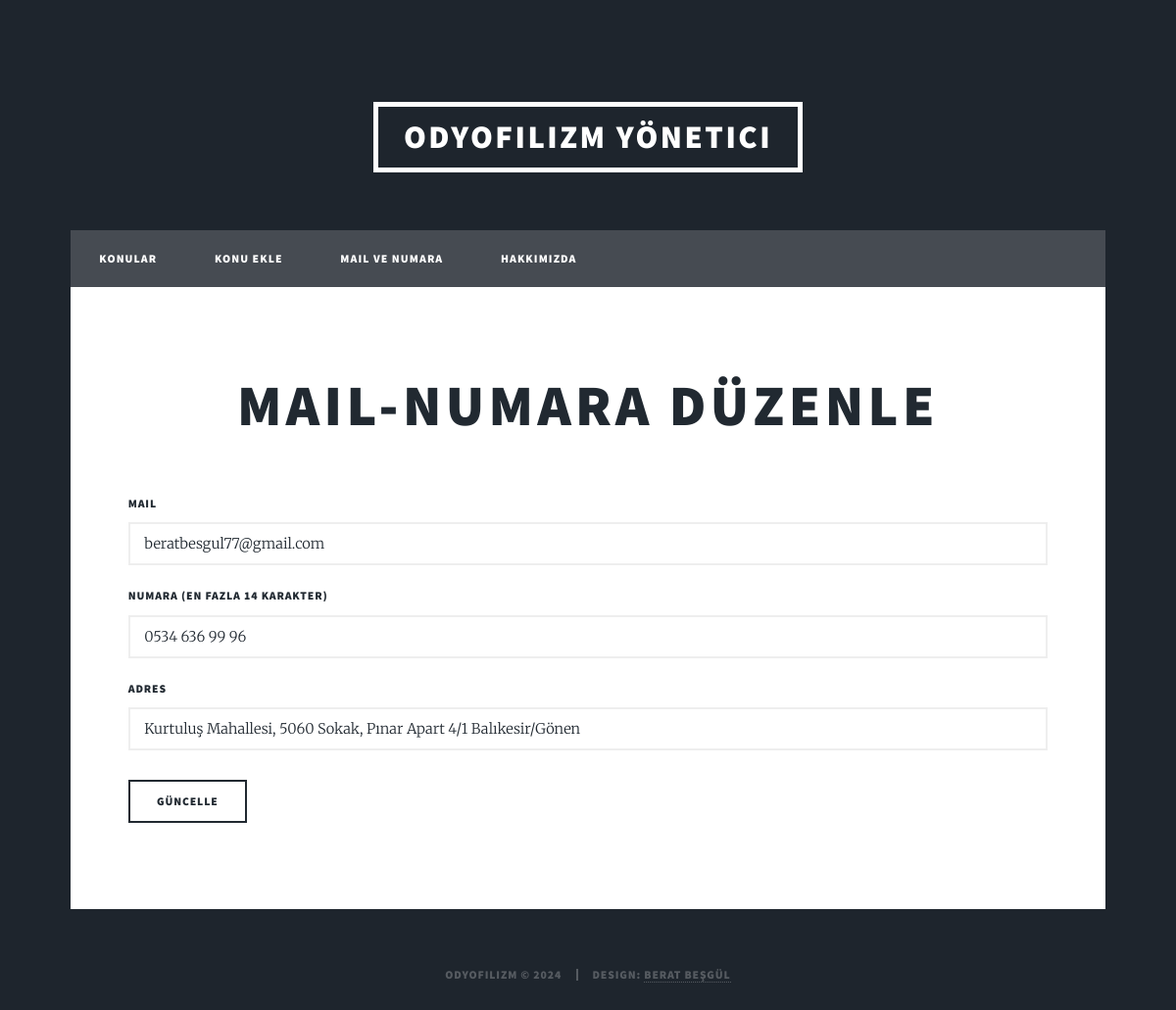
/admin/düzenle2.php?id=1, run on the app's committed database.
### tables this page shows
CREATE TABLE IF NOT EXISTS `kisisel2` (
  `id` int NOT NULL,
  `mail` varchar(120) NOT NULL,
  `numara` varchar(14) NOT NULL,
  `adres` tinytext NOT NULL,
  PRIMARY KEY (`id`)
);

### admin/düzenle2.php (the view, shortened to what this page needs)
<?php
require "../sql.php";
if (isset($_POST['guncelle'])) {
    $duzen_id = $_POST['id'];
    $mail = $_POST['mail'];
    $numara = $_POST['numara'];
    $adres = $_POST['adres'];
    $guncelleme = "UPDATE kisisel2 SET `mail`='$mail', `numara`='$numara', `adres`='$adres' WHERE id=$duzen_id;";
    $sonuc = $baglan->query($guncelleme);
    if (!$sonuc) {
        echo $baglan->error;
    } else {
        echo "Güncellendi";
        header("Location: mail-num.php");
        exit();
    }
} else {
    $id = $_GET['id'];
}
$sql = "SELECT * FROM kisisel2 WHERE `id`=$id;";
$sonuc = $baglan->query($sql);
if (!$sonuc) {
    exit($baglan->error);
} else {
    $guncelle = $sonuc->fetch_assoc();
}
?>
<!DOCTYPE HTML>
<html xmlns="http://www.w3.org/1999/html">
<head>
    <link rel="stylesheet" href="assets/css/main.css" />
</head>
<body class="is-preload">
<div id="wrapper">
    <header id="header">
        <a href="../index.php" class="logo">Odyofilizm Yönetici</a>
    </header>
    <nav id="nav">
        <ul class="links">
            <li><a href="görüntüle.php">Konular</a></li>
            <li><a href="ekle.php">Konu Ekle</a></li>
            <li><a href="mail-num.php">Mail ve Numara</a></li>
            <li><a href="hakkimda_admin.php">Hakkımızda</a></li>
        </ul>
    </nav>
    <div id="main">
        <section class="post">
            <header class="major">
                <h1>Mail-Numara Düzenle</h1>
            </header>
            <form method="post" action="<?=$_SERVER['PHP_SELF']; ?>">
                <div class="fields">
                    <div class="field">
                        <label for="mail">Mail</label>
                        <input type="text" name="mail" id="mail" value="<?=$guncelle['mail']; ?>" />
                    </div>
                    <div class="field">
                        <label for="numara">Numara (En fazla 14 karakter)</label>
                        <input type="text" name="numara" id="numara" value="<?=$guncelle['numara']; ?>" />
                    </div>
                    <div class="field">
                        <label for="adres">Adres</label>
                        <input type="text" name="adres" id="adres" value="<?=$guncelle['adres']; ?>" />
                    </div>
                </div>
                <ul class="actions">
                    <li><input type="submit" name="guncelle" value="Güncelle" /></li>
                </ul>
            </form>
        </section>
    </div>
    <div id="copyright">
        <ul><li>Odyofilizm &copy; 2024</li><li>Design: <a>Berat Beşgül</a></li></ul>
    </div>
</div>
</body>
</html>

### data on the page
kisisel2: mail "beratbesgul77@gmail.com", numara "0534 636 99 96", adres "Kurtuluş Mahallesi, 5060 Sokak, Pınar Apart 4/1 Balıkesir/Gönen"
